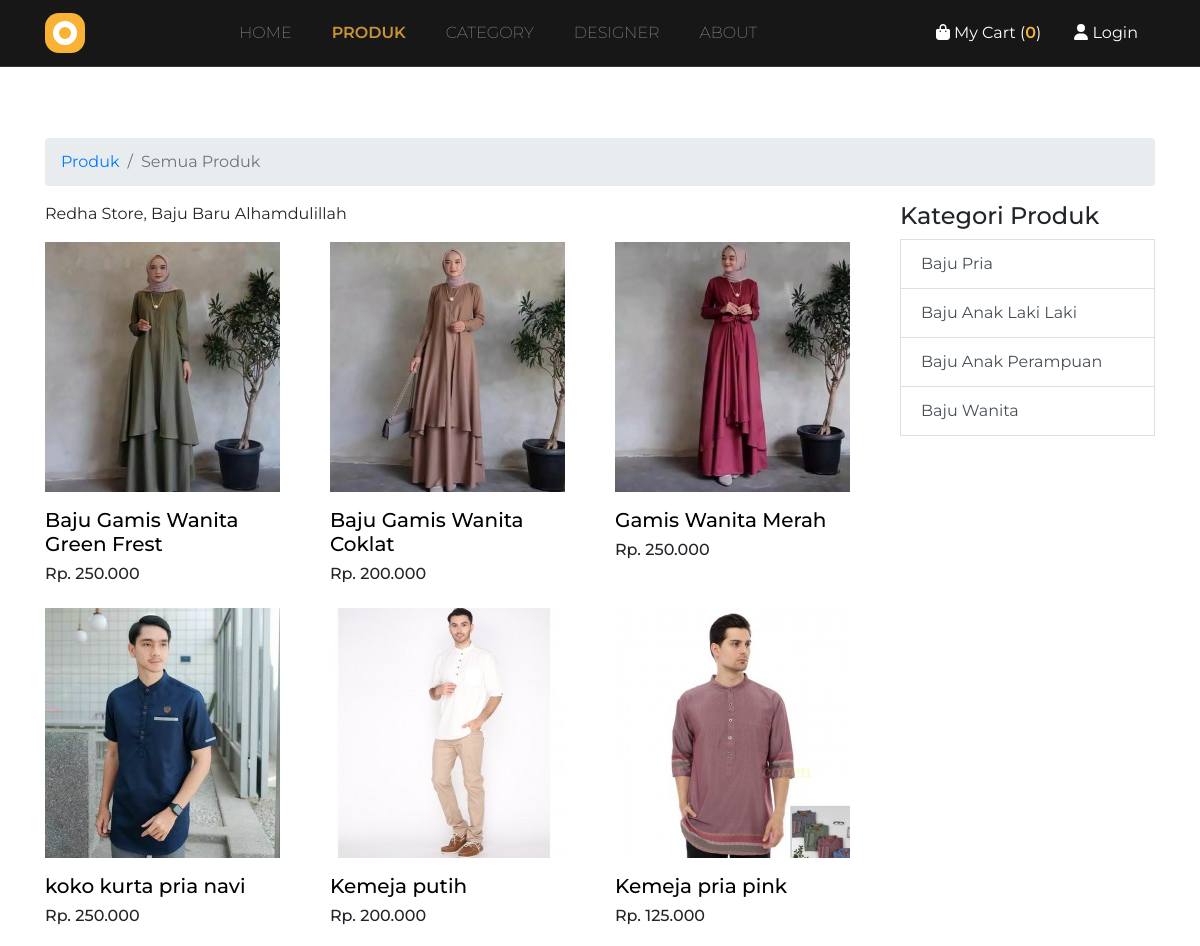
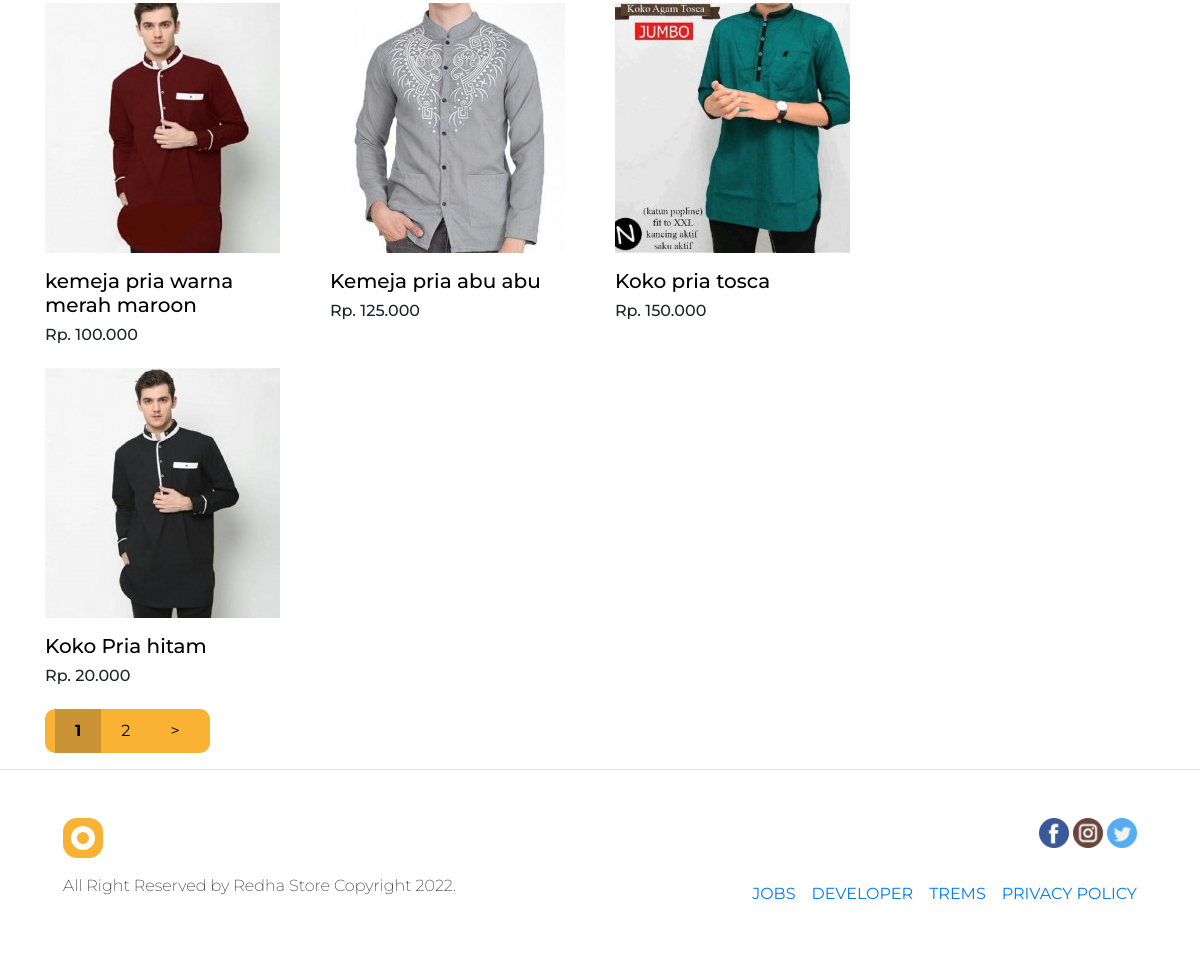
The app's page /index.php/produk with its own data (2 pictures, top to bottom).
### tables this page shows
CREATE TABLE `konfigurasi` (
  `id_konfigurasi` int(11) NOT NULL,
  `namaweb` varchar(255) NOT NULL,
  `tagline` varchar(255) DEFAULT NULL,
  `email` varchar(255) DEFAULT NULL,
  `website` varchar(255) DEFAULT NULL,
  `keyword` text DEFAULT NULL,
  `metatext` text DEFAULT NULL,
  `telepon` varchar(50) DEFAULT NULL,
  `alamat` varchar(300) DEFAULT NULL,
  `facebook` varchar(255) DEFAULT NULL,
  `instagram` varchar(255) DEFAULT NULL,
  `deskripsi` text DEFAULT NULL,
  `logo` varchar(255) DEFAULT NULL,
  `icon` varchar(255) DEFAULT NULL,
  `rekening_pembayaran` varchar(255) DEFAULT NULL,
  `tanggal_update` timestamp NOT NULL DEFAULT current_timestamp() ON UPDATE current_timestamp()
);

CREATE TABLE `produk` (
  `id_produk` int(11) NOT NULL,
  `id_user` int(11) NOT NULL,
  `id_kategori` int(11) NOT NULL,
  `kode_produk` varchar(20) NOT NULL,
  `nama_produk` varchar(255) NOT NULL,
  `slug_produk` varchar(255) NOT NULL,
  `keterangan` text NOT NULL,
  `keyword` text DEFAULT NULL,
  `harga` int(11) NOT NULL,
  `harga_beli` bigint(20) DEFAULT NULL,
  `harga_diskon` bigint(20) DEFAULT NULL,
  `tanggal_mulai_diskon` date DEFAULT NULL,
  `tanggal_selesai_diskon` date DEFAULT NULL,
  `stok_minimal` int(11) DEFAULT NULL,
  `id_ukuran1` int(11) DEFAULT NULL,
  `stok1` int(11) DEFAULT NULL,
  `id_ukuran2` int(11) DEFAULT NULL,
  `stok2` int(11) DEFAULT NULL,
  `id_ukuran3` int(11) DEFAULT NULL,
  `stok3` int(11) DEFAULT NULL,
  `stok` int(11) DEFAULT NULL,
  `gambar` varchar(255) NOT NULL,
  `berat` varchar(11) DEFAULT NULL,
  `ukurank1` int(11) DEFAULT NULL,
  `ukurank2` int(11) DEFAULT NULL,
  `ukurank3` int(11) DEFAULT NULL,
  `status_produk` varchar(20) NOT NULL,
  `tanggal_post` datetime NOT NULL,
  `tanggal_update` timestamp NOT NULL DEFAULT current_timestamp() ON UPDATE current_timestamp()
);

CREATE TABLE `kategori` (
  `id_kategori` int(11) NOT NULL,
  `slug_kategori` varchar(255) NOT NULL,
  `nama_kategori` varchar(255) NOT NULL,
  `urutan` int(11) DEFAULT NULL,
  `gambar` varchar(255) DEFAULT NULL,
  `tanggal_update` timestamp NOT NULL DEFAULT current_timestamp() ON UPDATE current_timestamp()
);

### application/views/layout/content.php (called while the page is built)
<?php
if ($isi) {
    $this->load->view($isi);
}

### index.php (called while the page is built, shortened)
<?php
require_once BASEPATH.'core/CodeIgniter.php';

### application/models/Konfigurasi_model.php (called while the page is built, shortened)
<?php
class Konfigurasi_model extends CI_Model
{
    public function listing()
    {
        $query = $this->db->get('konfigurasi');
        return $query->row_array();
    }
    public function nav_produk()
    {
        $this->db->select(' produk.*,
                            kategori.nama_kategori,
                            kategori.slug_kategori,
                         ');
        $this->db->from('produk');
        $this->db->join('kategori', 'kategori.id_kategori = produk.id_kategori', 'left');
        $this->db->group_by('produk.id_kategori');
        $this->db->order_by('kategori.urutan', 'asc');
        $query = $this->db->get();
        return $query->result_array();
    }
}

### application/config/config.php (called while the page is built, shortened)
<?php
$config['base_url'] = 'http://localhost/redha-store/';
$config['index_page'] = '';
$config['uri_protocol']    = 'REQUEST_URI';
$config['url_suffix'] = '';
$config['language']    = 'english';
$config['charset'] = 'UTF-8';
$config['enable_hooks'] = FALSE;
$config['subclass_prefix'] = 'MY_';
$config['composer_autoload'] = 'mpdf/vendor/autoload.php';
$config['permitted_uri_chars'] = 'a-z 0-9~%.:_\-';
$config['enable_query_strings'] = FALSE;
$config['controller_trigger'] = 'c';
$config['function_trigger'] = 'm';
$config['directory_trigger'] = 'd';
$config['allow_get_array'] = TRUE;
$config['log_threshold'] = 0;
$config['log_path'] = '';
$config['log_file_extension'] = '';
$config['log_file_permissions'] = 0644;
$config['log_date_format'] = 'Y-m-d H:i:s';
$config['error_views_path'] = '';
$config['cache_path'] = '';
$config['cache_query_string'] = FALSE;
$config['encryption_key'] = '';
$config['sess_driver'] = 'files';
$config['sess_cookie_name'] = 'ci_session';
$config['sess_expiration'] = 7200;
$config['sess_save_path'] = NULL;
$config['sess_match_ip'] = FALSE;
$config['sess_time_to_update'] = 300;
$config['sess_regenerate_destroy'] = FALSE;
$config['cookie_prefix']    = '';
$config['cookie_domain']    = '';
$config['cookie_path']        = '/';
$config['cookie_secure']    = FALSE;
$config['cookie_httponly']     = FALSE;
$config['standardize_newlines'] = FALSE;
$config['global_xss_filtering'] = FALSE;
$config['csrf_protection'] = FALSE;
$config['csrf_token_name'] = 'csrf_test_name';
$config['csrf_cookie_name'] = 'csrf_cookie_name';
$config['csrf_expire'] = 7200;
$config['csrf_regenerate'] = TRUE;
$config['csrf_exclude_uris'] = array();
$config['compress_output'] = FALSE;
$config['time_reference'] = 'local';
$config['rewrite_short_tags'] = FALSE;
$config['proxy_ips'] = '';

### application/models/Produk_model.php (called while the page is built, shortened)
<?php
class Produk_model extends CI_Model
{
    public function produk($limit, $start)
    {
        $this->db->select(' produk.*,
                            user.nama,
                            kategori.nama_kategori,
                            kategori.slug_kategori,
                            COUNT(gambar.id_gambar) AS total_gambar');
        $this->db->from('produk');
        $this->db->join('user', 'user.id_user = produk.id_user', 'left');
        $this->db->join('kategori', 'kategori.id_kategori = produk.id_kategori', 'left');
        $this->db->join('gambar', 'gambar.id_produk = produk.id_produk', 'left');
        $this->db->where('produk.status_produk', "Publish");
        $this->db->group_by('produk.id_produk');
        $this->db->order_by('id_produk', 'desc');
        $this->db->limit($limit, $start);
        $query = $this->db->get();
        return $query->result_array();
    }
    public function total_produk()
    {
        $this->db->select('COUNT(*)AS total');
        $this->db->from('produk');
        $this->db->where('status_produk', 'Publish');
        $query = $this->db->get();
        return $query->row_array();
    }
    public function listing_kategori()
    {
        $this->db->select(' produk.*,
                            user.nama,
                            kategori.nama_kategori,
                            kategori.slug_kategori,
                            COUNT(gambar.id_gambar) AS total_gambar');
        $this->db->from('produk');
        $this->db->join('user', 'user.id_user = produk.id_user', 'left');
        $this->db->join('kategori', 'kategori.id_kategori = produk.id_kategori', 'left');
        $this->db->join('gambar', 'gambar.id_produk = produk.id_produk', 'left');
        $this->db->group_by('produk.id_kategori');
        $this->db->order_by('id_produk', 'desc');
        $query = $this->db->get();
        return $query->result_array();
    }
}

### application/views/produk/list.php (the view, shortened to what this page needs)
<div class="all-title-box">
    <div class="container">
        <div class="row">
            <div class="col-lg-12">
                <h2><?= $subtitle; ?></h2>
                <ul class="breadcrumb">
                    <li class="breadcrumb-item"><a href="<?= base_url('produk'); ?>">Produk</a></li>
                    <?php if (isset($kategori['nama_kategori'])) : ?>
                        <li class="breadcrumb-item active"><?= $kategori['nama_kategori']; ?></li>
                    <?php else : ?>
                        <li class="breadcrumb-item active">Semua Produk</li>
                    <?php endif; ?>
                </ul>
            </div>
        </div>
    </div>
</div>
<div class="shop-box-inner">
    <div class="container">
        <div class="row">
            <div class="col-xl-9 col-lg-9 col-sm-9 col-xs-12 shop-content-right">
                <div class="right-product-box">
                    <div class="product-item-filter row">
                        <div class="col-12 col-sm-8 text-center text-sm-left">
                            <span><?= $site['namaweb'] . ', ' . $site['tagline']; ?></p>
                        </div>
                    </div>
                    <div class="product-categorie-box">
                        <div class="tab-content">
                            <div role="tabpanel" class="tab-pane fade show active" id="grid-view">
                                <div class="row">
                                    <?php foreach ($produk as $produk) : ?>
                                        <div class="col-sm-6 col-md-6 col-lg-4 col-xl-4">
                                            <form action="<?= base_url('belanja/add'); ?>" method="POST">
                                                <div class="products-single fix mb-3 figure">
                                                    <div class="box-img-hover figure-img">
                                                        <img src="<?= base_url('assets/upload/image/thumbs/' . $produk['gambar']); ?>" class="img-fluid figure-img" alt="<?= $produk['nama_produk'] ?>">
                                                    </div>
                                                    <div class="why-text">
                                                        <h5><a href="<?= base_url('produk/detail/') . $produk['slug_produk']; ?>" style="text-decoration: none; color:black;"> <?= $produk['nama_produk']; ?></a></h5>
                                                        <h6>Rp. <?= number_format($produk['harga'], '0', ',', '.'); ?></h6>
                                                    </div>
                                                </div>
                                            </form>
                                        </div>
                                    <?php endforeach; ?>
                                </div>
                            </div>
                            <div class="pagination flex-m flex-w p-t-26">
                                <?= $pagin; ?>
                            </div>
                        </div>
                    </div>
                </div>
            </div>
            <div class="col-xl-3 col-lg-3 col-sm-3 col-xs-12 sidebar-shop-left">
                <div class="product-categori">
                    <div class="filter-sidebar-left">
                        <div class="title-left">
                            <h4>Kategori Produk</h4>
                        </div>
                    </div>
                    <?php foreach ($listing_kategori as $listing_kategori) : ?>
                        <a href="<?= base_url('produk/kategori/' . $listing_kategori['slug_kategori']); ?>" class="list-group-item list-group-item-action"><?= $listing_kategori['nama_kategori']; ?></a>
                    <?php endforeach; ?>
                </div>
            </div>
        </div>
    </div>
</div>

### assets/template/css/style.css (style rules this page uses)
body { font-family: 'Montserrat'; }
.figure h5 { color: #171717; }
.figure-img { position: relative; }
.breadcrumb { margin-top: 100px; }

### application/views/layout/head.php (style rules this page uses)
.figure-img { position: relative; }
.pagination a, .pagination b { padding: 10px 20px; text-decoration: none; float: left; }
.pagination a { background-color: #F9B234; color: black; }

### records on screen
konfigurasi: namaweb "Redha Store", tagline "Baju Baru Alhamdulillah"
produk: gambar (picture), nama_produk "Baju Gamis Wanita Green Frest", harga "250.000"
produk: gambar (picture), nama_produk "Baju Gamis Wanita Coklat", harga "200.000"
produk: gambar (picture), nama_produk "Gamis Wanita Merah", harga "250.000"
produk: gambar (picture), nama_produk "koko kurta pria navi", harga "250.000"
produk: gambar (picture), nama_produk "Kemeja putih", harga "200.000"
produk: gambar (picture), nama_produk "Kemeja pria pink", harga "125.000"
produk: gambar (picture), nama_produk "kemeja pria warna merah maroon", harga "100.000"
produk: gambar (picture), nama_produk "Kemeja pria abu abu", harga "125.000"
produk: gambar (picture), nama_produk "Koko pria tosca", harga "150.000"
produk: gambar (picture), nama_produk "Koko Pria hitam", harga "20.000", id_kategori.nama_kategori "Baju Pria"
produk: id_kategori.nama_kategori "Baju Anak Laki Laki"
produk: id_kategori.nama_kategori "Baju Anak Perampuan"
produk: id_kategori.nama_kategori "Baju Wanita"

### other values on screen
count($keranjang) "0"
$pagin "1 2 >"
